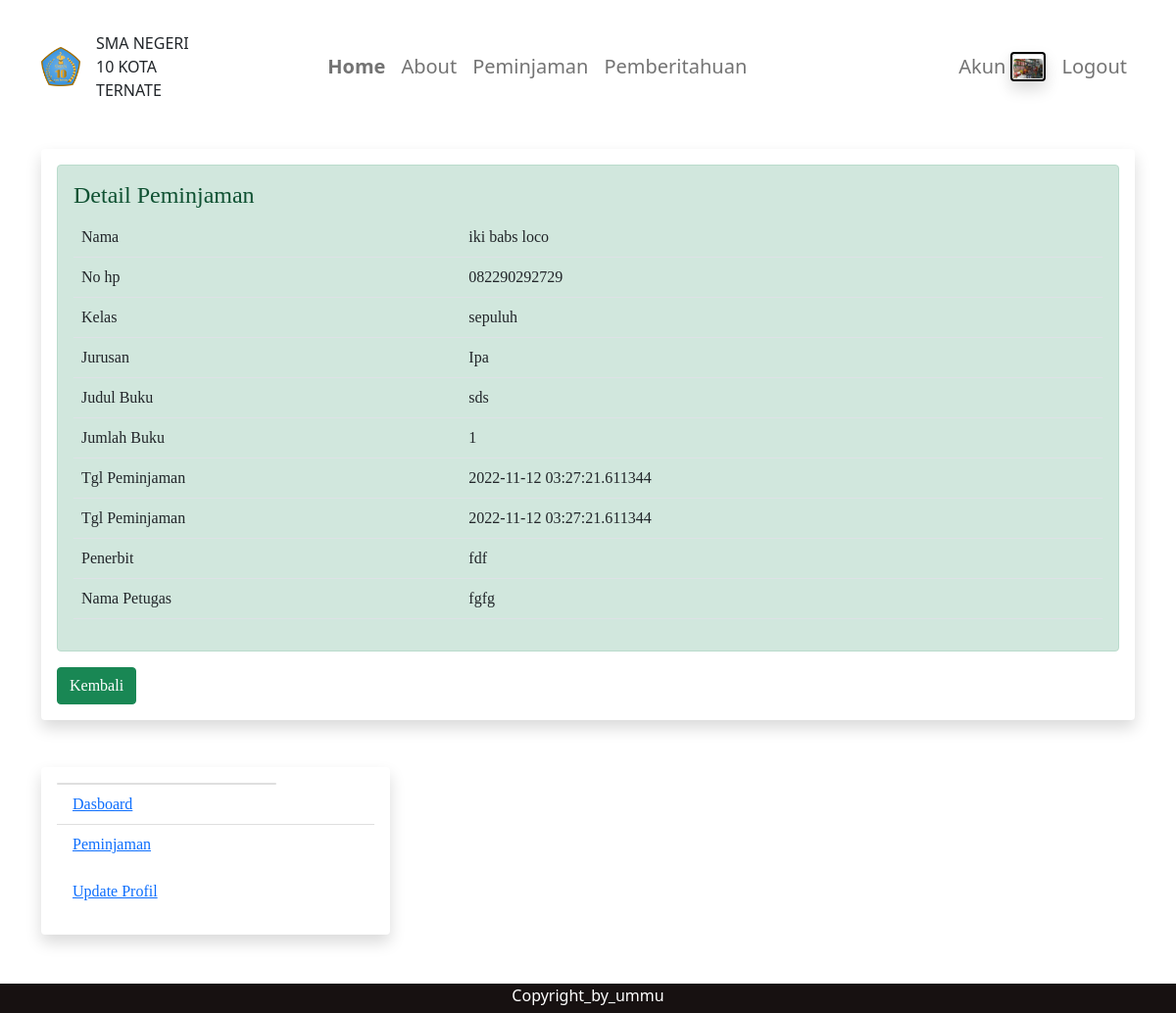
Screenshot of /pj/3/detail_pj (signed in) with the database file from the repository.
### sim/models.py (models this page shows, shortened)
class Tpetugas(db.Model, UserMixin):
    id = db.Column(db.Integer, primary_key=True)
    nama = db.Column(db.String(100), nullable=False)
    email = db.Column(db.String(120), unique=True, nullable=False)
    password = db.Column(db.String(80), nullable=False)
    foto = db.Column(db.String(30), nullable=False, default='default.jpg')
    pjs = db.relationship('Tpj', backref='petugas',lazy=True)

class Tpj(db.Model):
    id = db.Column(db.Integer, primary_key=True)
    nama = db.Column(db.String(300), nullable=False)
    nohp = db.Column(db.String(12), nullable=False)
    kategori = db.Column(db.String(50), nullable=False)
    kategori2 = db.Column(db.String(50), nullable=False)
    judul_buku = db.Column(db.String(100), nullable=False)
    jumlahbuku= db.Column(db.String(10), nullable=False)
    alamat = db.Column(db.String(300), nullable=False)
    tgl_post = db.Column(db.DateTime, nullable=False, default=datetime.utcnow)
    penerbit = db.Column(db.String(300), nullable=False)
    nama_petugas = db.Column(db.String(300), nullable=False)
    petugas_id = db.Column(db.Integer, db.ForeignKey('tpetugas.id'), nullable=False)

### sim/mahasiswa/routes.py (the view)
@rpetugas.route("/pj/<int:ed_id>/detail_pj", methods=['GET', 'POST'])
@login_required
def detail_pj(ed_id):
    dt_pj=Tpj.query.get_or_404(ed_id)
    return render_template('detail_pj.html', dt_pj=dt_pj)

### sim/models.py (called while the page is built)
@login_manager.user_loader
def load_user(petugas_id):
    return Tpetugas.query.get(int(petugas_id))

### sim/templates/detail_pj.html
{% extends "base.html" %}
{% block konten%}
<div class="alert alert-success" role="alert">
    <h4 class="alert-heading">Detail Peminjaman</h4>
    <table class="table table-hover">
        <tr>
            <td>Nama</td>
            <td>{{dt_pj.nama}}</td>
        </tr>
        <tr>
            <td>No hp</td>
            <td>{{dt_pj.nohp}}</td>
        </tr>
        <tr>
            <td>Kelas</td>
            <td>{{dt_pj.kategori}}</td>
        </tr>
        <tr>
            <td>Jurusan</td>
            <td>{{dt_pj.kategori2}}</td>
        </tr>
        <tr>
            <td>Judul Buku</td>
            <td>{{dt_pj.judul_buku}}</td>
        </tr>
        <tr>
            <td>Jumlah Buku</td>
            <td>{{dt_pj.jumlahbuku}}</td>
        </tr>
        <tr>
            <td>Tgl Peminjaman</td>
            <td>{{dt_pj.tgl_post}}</td>
        </tr>
        <tr>
            <td>Tgl Peminjaman</td>
            <td>{{dt_pj.tgl_post}}</td>
        </tr>
        <tr>
            <td>Penerbit</td>
            <td>{{dt_pj.penerbit}}</td>
        </tr>
        <tr>
            <td>Nama Petugas</td>
            <td>{{dt_pj.nama_petugas}}</td>
        </tr>
    </table>
</div>
<a class="btn btn-success" href="{{url_for('rpetugas.pj')}}">Kembali</a>
{% endblock %}

### sim/templates/base.html (shortened to what this page needs)
<!DOCTYPE html>
<html lang="en">
<head>
    <link href="{{ url_for ('static', filename='css/bootstrap.min.css')}}" rel="stylesheet"
>
    <link rel="stylesheet" type="text/css" href="{{ url_for ('static', filename='css/style.css')}}">
</head>
<body class="bod">
    <div id="main">
        <nav class="navbar navbar-expand-lg navbar-light mt-4 ">
            <div class="container-fluid" style="margin-left: 30px;margin-right: 30px;">
                <a class="navbar-brand" id="sma10" href="#"><img id="sma10" src="{{url_for('static', filename='foto/smaten.png')}}" width="40px" height="40px"> </a>
                <label for="sma10" id="sma10"> SMA NEGERI 10 KOTA TERNATE</label>
                <div class="collapse navbar-collapse" id="navbarScroll">
                    <ul class="navbar-nav me-auto my-2 my-lg-0 navbar-nav-scroll" style="--bs-scroll-height: 100px;">
                        <li class="nav-item fs-5" style="padding-right: 120px;">
                        </li>
                        {% if current_user.is_authenticated %}
                        <li class="nav-item fs-5">
                            <a class="nav-link actives" aria-current="page"href="{{url_for('rpetugas.akunpetugas')}}"><b>Home</b></a>
                        </li>
                        <li class="nav-item fs-5">
                            <a class="nav-link" href="{{url_for('rpetugas.about')}}">About</a>
                        </li>
                        <li class="nav-item fs-5">
                            <a class="nav-link" href="{{url_for('rpetugas.pj')}}">Peminjaman</a>
                        </li>
                        <li class="nav-item fs-5">
                            <a class="nav-link" href="{{url_for('rpetugas.pemberitahuan')}}">Pemberitahuan</a>
                        </li>
                        {%endif%}
                        {% if current_user.is_authenticated %}
                        <div class="iconemail d-flex md-4">
                            <a class="nav-link d-flex" id="akun" href="{{url_for('rpetugas.edit_petugas')}}">
                            <li class="nav-item fs-5 d-flex" style="margin-right: 5px;">
                            Akun
                            </li>
                            <div class="shadow bg-white rounded" style="border: 2px solid black;
                            border-radius: 40px;">
                                <div class="card" style="width: 2rem;">
                                    <li class="nav-item">
                                    <img src="{{url_for('static', filename='foto/' + current_user.foto)}}" class="card-img-top"
                                    alt="..." width="20px" height="20px">
                                    </li>
                                </div>
                            </div>
                            </a>
                        </div>
                        <li class="nav-item fs-5">
                            <a class="nav-link" href="{{url_for('rpetugas.logout_petugas')}}">Logout</a>
                        </li>
                        {%endif%}
                    </ul>
                </div>
            </div>
        </nav>
    </div>
    <div class="container yy logint" style="margin-top: 40px;position:static; align-items: center; justify-content: center; width: 100%;">
        <div class="row">
            <div class="col-md-12">
                <div class="shadow p-3 mb-5 bg-white rounded">
                    {%block konten%}
                    {%endblock%}
                </div>
            </div>
            {% if current_user.is_authenticated %}
            <div class="col-md-4">
                <div class="shadow p-3 mb-5 bg-white rounded">
                    <div class="card" style="width: 14rem;">
                    </div>
                    <ul class="list-group list-group-flush">
                        <li class="list-group-item"><a href="{{url_for('rpetugas.akunpetugas')}}">Dasboard</a>
                        </li>
                        <li class="list-group-item"><a href="{{url_for('rpetugas.pj')}}">Peminjaman</a></li>
                    </ul>
                    <div class="card-body">
                        <a href="{{url_for('rpetugas.edit_petugas')}}" class="card-link">Update Profil</a>
                    </div>
                    {% endif %}
                </div>
            </div>
        </div>
    </div>
    <div class="navbar navbar-inverse navbar-static-bottom">
        <p class="copy" style="background-color: rgb(23, 17, 17); color: white;padding-top: 0;" align="center">Copyright_by_ummu</p>
    </div>
    <div class="navbar navbar-inverse navbar-fixed-bottom">
        <p class="copy" style="background-color: rgb(23, 17, 17); color: white; padding-top: 0;" align="center">Copyright_by_ummu</p>
    </div>
</body>
</html>

### sim/static/css/style.css (style rules this page uses)
.container { font-family: tahoma; }
body { width: auto; height: auto; }
.yy { display: fixed; align-items: center; justify-content: center; position: absolute; }
p.copy { bottom: 0; padding-bottom: 0; margin-bottom: 0; width: 100%; position: fixed; height:30px; color:rgb(249, 22, 22); align-items: center; }

### rows the page displays
Tpetugas: foto (picture)
Tpj: nama "iki babs loco", nohp "082290292729", kategori "sepuluh", kategori2 "Ipa", judul_buku "sds", jumlahbuku "1", tgl_post "2022-11-12 03:27:21.611344", penerbit "fdf", nama_petugas "fgfg"
